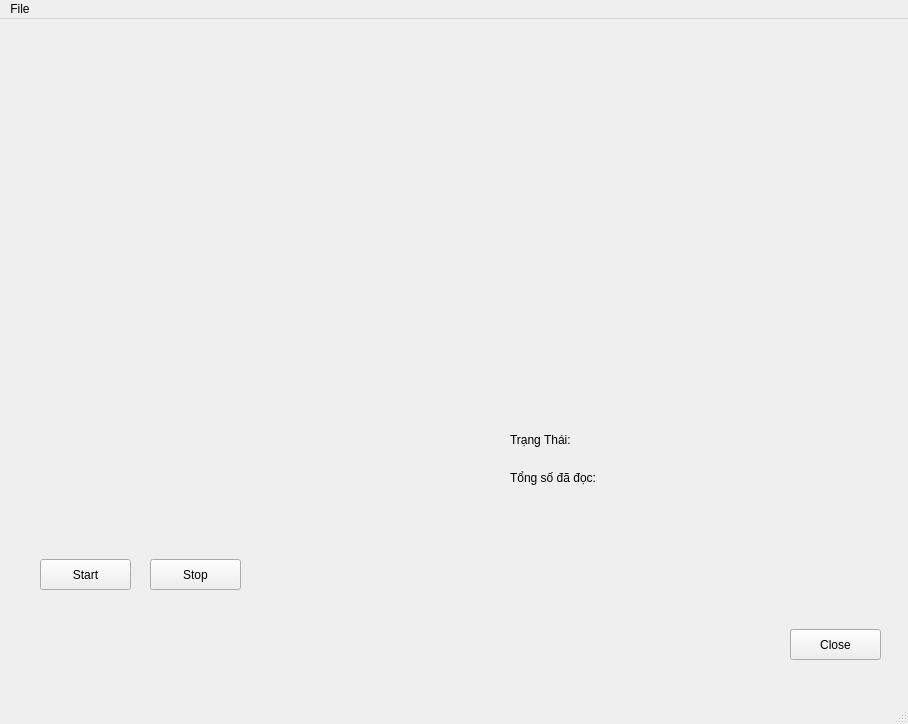
<?xml version="1.0" encoding="UTF-8"?>
<ui version="4.0">
 <class>MainWindow</class>
 <widget class="QMainWindow" name="MainWindow">
  <property name="geometry">
   <rect>
    <x>0</x>
    <y>0</y>
    <width>908</width>
    <height>724</height>
   </rect>
  </property>
  <property name="windowTitle">
   <string>MainWindow</string>
  </property>
  <widget class="QWidget" name="centralwidget">
   <widget class="QLabel" name="label">
    <property name="geometry">
     <rect>
      <x>510</x>
      <y>400</y>
      <width>91</width>
      <height>41</height>
     </rect>
    </property>
    <property name="text">
     <string>Trạng Thái:</string>
    </property>
   </widget>
   <widget class="QPushButton" name="btn_start">
    <property name="geometry">
     <rect>
      <x>40</x>
      <y>540</y>
      <width>91</width>
      <height>31</height>
     </rect>
    </property>
    <property name="text">
     <string>Start</string>
    </property>
   </widget>
   <widget class="QPushButton" name="btn_close">
    <property name="geometry">
     <rect>
      <x>790</x>
      <y>610</y>
      <width>91</width>
      <height>31</height>
     </rect>
    </property>
    <property name="text">
     <string>Close</string>
    </property>
   </widget>
   <widget class="QLabel" name="label_3">
    <property name="geometry">
     <rect>
      <x>510</x>
      <y>450</y>
      <width>111</width>
      <height>17</height>
     </rect>
    </property>
    <property name="text">
     <string>Tổng số đã đọc:</string>
    </property>
   </widget>
   <widget class="QLabel" name="lable_status">
    <property name="geometry">
     <rect>
      <x>670</x>
      <y>410</y>
      <width>67</width>
      <height>17</height>
     </rect>
    </property>
    <property name="text">
     <string/>
    </property>
   </widget>
   <widget class="QLabel" name="label_da_doc">
    <property name="geometry">
     <rect>
      <x>670</x>
      <y>450</y>
      <width>67</width>
      <height>17</height>
     </rect>
    </property>
    <property name="text">
     <string/>
    </property>
   </widget>
   <widget class="QLabel" name="image">
    <property name="geometry">
     <rect>
      <x>50</x>
      <y>60</y>
      <width>381</width>
      <height>431</height>
     </rect>
    </property>
    <property name="text">
     <string/>
    </property>
   </widget>
   <widget class="QPushButton" name="btn_stop">
    <property name="geometry">
     <rect>
      <x>150</x>
      <y>540</y>
      <width>91</width>
      <height>31</height>
     </rect>
    </property>
    <property name="text">
     <string>Stop</string>
    </property>
   </widget>
   <widget class="QLabel" name="image_crop">
    <property name="geometry">
     <rect>
      <x>510</x>
      <y>70</y>
      <width>331</width>
      <height>301</height>
     </rect>
    </property>
    <property name="text">
     <string/>
    </property>
   </widget>
  </widget>
  <widget class="QMenuBar" name="menubar">
   <property name="geometry">
    <rect>
     <x>0</x>
     <y>0</y>
     <width>908</width>
     <height>22</height>
    </rect>
   </property>
   <widget class="QMenu" name="menuFile">
    <property name="title">
     <string>File</string>
    </property>
    <addaction name="actionAbout"/>
    <addaction name="actionHelp"/>
    <addaction name="actionStatitistics"/>
   </widget>
   <addaction name="menuFile"/>
  </widget>
  <widget class="QStatusBar" name="statusbar"/>
  <action name="actionAbout">
   <property name="text">
    <string>About</string>
   </property>
  </action>
  <action name="actionHelp">
   <property name="text">
    <string>Help</string>
   </property>
  </action>
  <action name="actionStatitistics">
   <property name="text">
    <string>Statitistics</string>
   </property>
  </action>
 </widget>
 <resources/>
 <connections/>
</ui>
